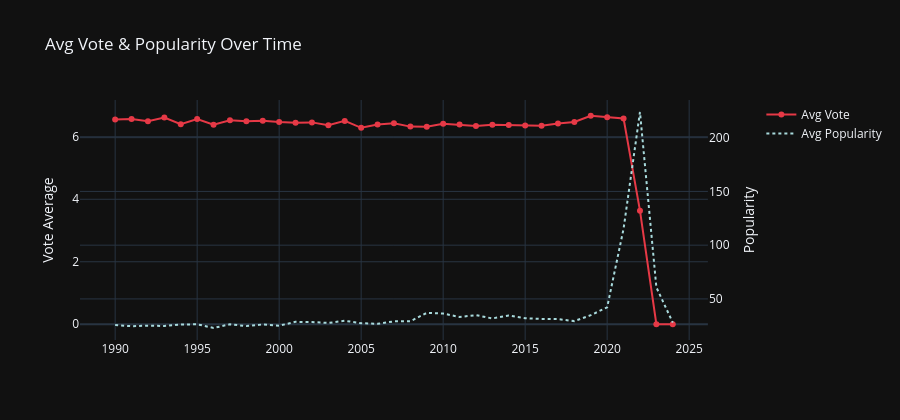

Source (notebook cell):
### Code cell
# ── Vote average trend over years ─────────────────────────────────────────────
yr_vote = yearly.groupby('Year').agg(
    Avg_Vote=('Vote_Average','mean'),
    Median_Vote=('Vote_Average','median'),
    Avg_Pop=('Popularity','mean')
).reset_index()
yr_vote = yr_vote[yr_vote['Year']>=1990]

fig = make_subplots(specs=[[{'secondary_y': True}]])
fig.add_trace(go.Scatter(x=yr_vote['Year'], y=yr_vote['Avg_Vote'],
    mode='lines+markers', name='Avg Vote', line=dict(color='#e63946')), secondary_y=False)
fig.add_trace(go.Scatter(x=yr_vote['Year'], y=yr_vote['Avg_Pop'],
    mode='lines', name='Avg Popularity', line=dict(color='#a8dadc', dash='dot')), secondary_y=True)

fig.update_layout(title='Avg Vote & Popularity Over Time', template='plotly_dark', height=420)
fig.update_yaxes(title_text='Vote Average', secondary_y=False)
fig.update_yaxes(title_text='Popularity', secondary_y=True)
fig.show()

### Figure 1 — Plotly figure (JSON) as saved in the notebook; plotly's stock layout.template omitted (floating-point values rounded to 4 significant figures)
{"data": [{"line": {"color": "#e63946"}, "mode": "lines+markers", "name": "Avg Vote", "type": "scatter", "x": [1990, 1991, 1992, 1993, 1994, 1995, 1996, 1997, 1998, 1999, 2000, 2001, 2002, 2003, 2004, 2005, 2006, 2007, 2008, 2009, 2010, 2011, 2012, 2013, 2014, 2015, 2016, 2017, 2018, 2019, 2020, 2021, 2022, 2023, 2024], "xaxis": "x", "y": [6.557, 6.566, 6.496, 6.616, 6.405, 6.569, 6.384, 6.526, 6.498, 6.51, 6.471, 6.448, 6.461, 6.368, 6.508, 6.287, 6.392, 6.436, 6.326, 6.319, 6.42, 6.393, 6.347, 6.386, 6.377, 6.365, 6.353, 6.423, 6.473, 6.673, 6.621, 6.585, 3.636, 0.0, 0.0], "yaxis": "y"}, {"line": {"color": "#a8dadc", "dash": "dot"}, "mode": "lines", "name": "Avg Popularity", "type": "scatter", "x": [1990, 1991, 1992, 1993, 1994, 1995, 1996, 1997, 1998, 1999, 2000, 2001, 2002, 2003, 2004, 2005, 2006, 2007, 2008, 2009, 2010, 2011, 2012, 2013, 2014, 2015, 2016, 2017, 2018, 2019, 2020, 2021, 2022, 2023, 2024], "xaxis": "x", "y": [25.68, 24.62, 25.1, 24.83, 26.14, 26.42, 22.94, 26.41, 24.7, 26.24, 25.1, 28.66, 28.52, 27.66, 29.68, 27.4, 26.79, 29.14, 29.26, 36.99, 36.37, 33.21, 34.93, 31.82, 34.62, 32.03, 31.41, 31.19, 29.35, 34.89, 42.19, 115.3, 223.9, 60.78, 27.99], "yaxis": "y2"}], "layout": {"height": 420, "title": {"text": "Avg Vote & Popularity Over Time"}, "xaxis": {"anchor": "y", "domain": [0, 0.94]}, "yaxis": {"anchor": "x", "domain": [0, 1], "title": {"text": "Vote Average"}}, "yaxis2": {"anchor": "x", "overlaying": "y", "side": "right", "title": {"text": "Popularity"}}}}
